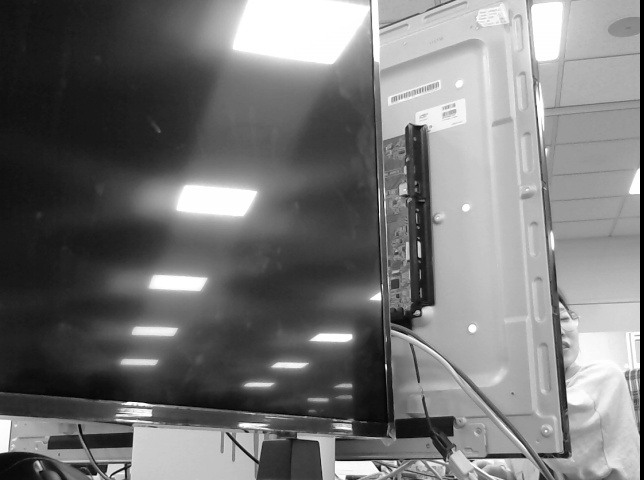
//> input picture testQ/copy.jpg, 644 x 480 px, given in place of the camera
$ ./detect_v1   (built with g++ and OpenCV 4)
//> lines starting //> are read from the running program, lines starting //| are printed output that depends on the picture; after the words box and inside, x2 and y2 are one past the last pixel; in counts of white or black regions, pixels touching at a corner belong together
#include <opencv2/opencv.hpp>
#include <iostream>


using namespace cv;
using namespace std;

// 탐지율이 너무 낮음

int main()
{
	Mat img_color, img_gray;
	Mat gray,edges,kernel, closed;

	//비디오 캡쳐 초기화
	VideoCapture cap(1);
	if (!cap.isOpened()) {
		cerr << "에러 - 카메라를 열 수 없습니다.\n";
		return -1;
	}

	while (1)
	{
		// 카메라로부터 캡쳐한 영상을 frame에 저장합니다.
		cap.read(img_color);
//> img_color is the input picture: 480 rows x 644 cols, CV_8UC3; min 0, max 255, mean 118

		cvtColor(img_color, img_gray, COLOR_BGR2GRAY);
		GaussianBlur(img_gray, img_gray, Size(5, 5), 0, 0);
		bilateralFilter(img_gray, gray, 11, 17,17);
		Canny(gray, edges, 0, 200,3, false);
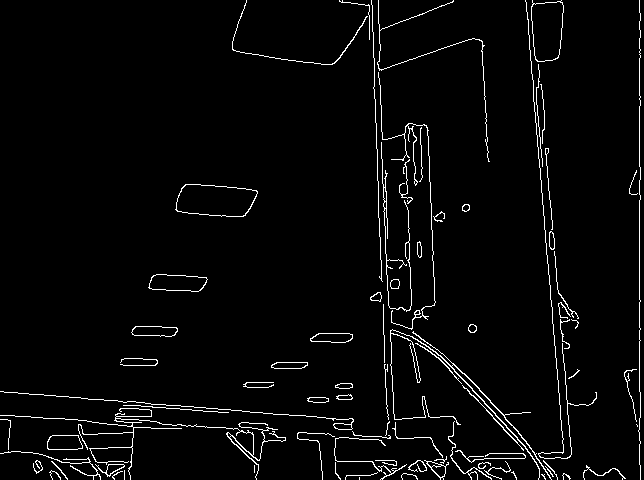
//> edges: 480 rows x 644 cols, CV_8UC1; 3.2% white in thin lines or dots
		kernel = getStructuringElement(MORPH_RECT, Size(3, 3), Point(1, 1));
		morphologyEx(edges, closed, MORPH_CLOSE, kernel);
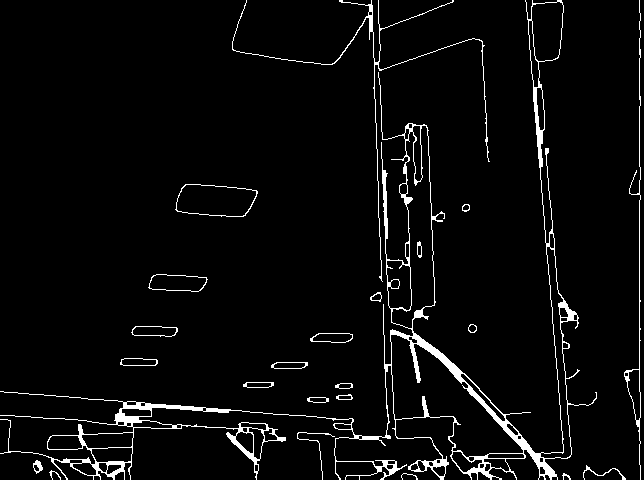
//> closed: 480 rows x 644 cols, CV_8UC1; 4.1% white; 23 white regions

		//이진화 이미지로 변환
		//adaptiveThreshold(img_gray, img_gray, 255, ADAPTIVE_THRESH_GAUSSIAN_C, THRESH_BINARY_INV, 201, 7); //기존의 방식

		//contour를 찾는다.
		vector<vector<Point> > contours;
		//findContours(img_gray, contours, RETR_LIST, CHAIN_APPROX_SIMPLE);
		findContours(closed, contours, RETR_LIST, CHAIN_APPROX_NONE);// 파이썬에서 사용한 경우
//> contours = 101 contours, 15 with area under 20; largest, box (x1, y1, x2, y2) and area: (0, 0, 597, 480) 26398, (390, 334, 524, 458) 6906, (391, 125, 435, 329) 4067, (175, 184, 258, 217) 2104, (176, 184, 257, 217) 2078

		//contour를 근사화한다.
		Mat img_result;
		vector<Point2f> approx;
		img_result = img_color.clone();

		if (img_color.empty()) {
			cerr << "빈 영상\n";
			break;
		}
		for (size_t i = 0; i < contours.size(); i++)
		{
			approxPolyDP(Mat(contours[i]), approx, arcLength(Mat(contours[i]), true)*0.02, true);

			if (fabs(contourArea(Mat(approx))) > 50000 && fabs(contourArea(Mat(approx))) < 200000)
			{
				int size = approx.size();
				// 사각형을 탐지하고 각 점을 연결
				if (size == 4) {
					for (int k = 0; k <= size - 1; k++) {
						if(k==size-1)line(img_result, approx[k], approx[0], Scalar(0, 255, 255), 3);
						else line(img_result, approx[k], approx[k + 1], Scalar(0, 255, 255), 3);
					}
				}
			}
		}
//> this loop made 101 passes
//> after the loop, approx = 15 Points (x, y), first 12: [246, 0], [281, 59], [369, 18], [382, 281], [374, 65], [480, 40], [489, 161], [484, 45], [380, 69], [453, 0], [378, 0], [377, 62]

		// 영상을 화면에 보여줍니다.
		imshow("Color", img_color);
		imshow("Gray", closed);
		imshow("Result", img_result);


		// ESC 키를 입력하면 루프가 종료됩니다.

		if (waitKey(25) >= 0)
//> the Esc key is pressed
			break;
	}

	return 0;
}
